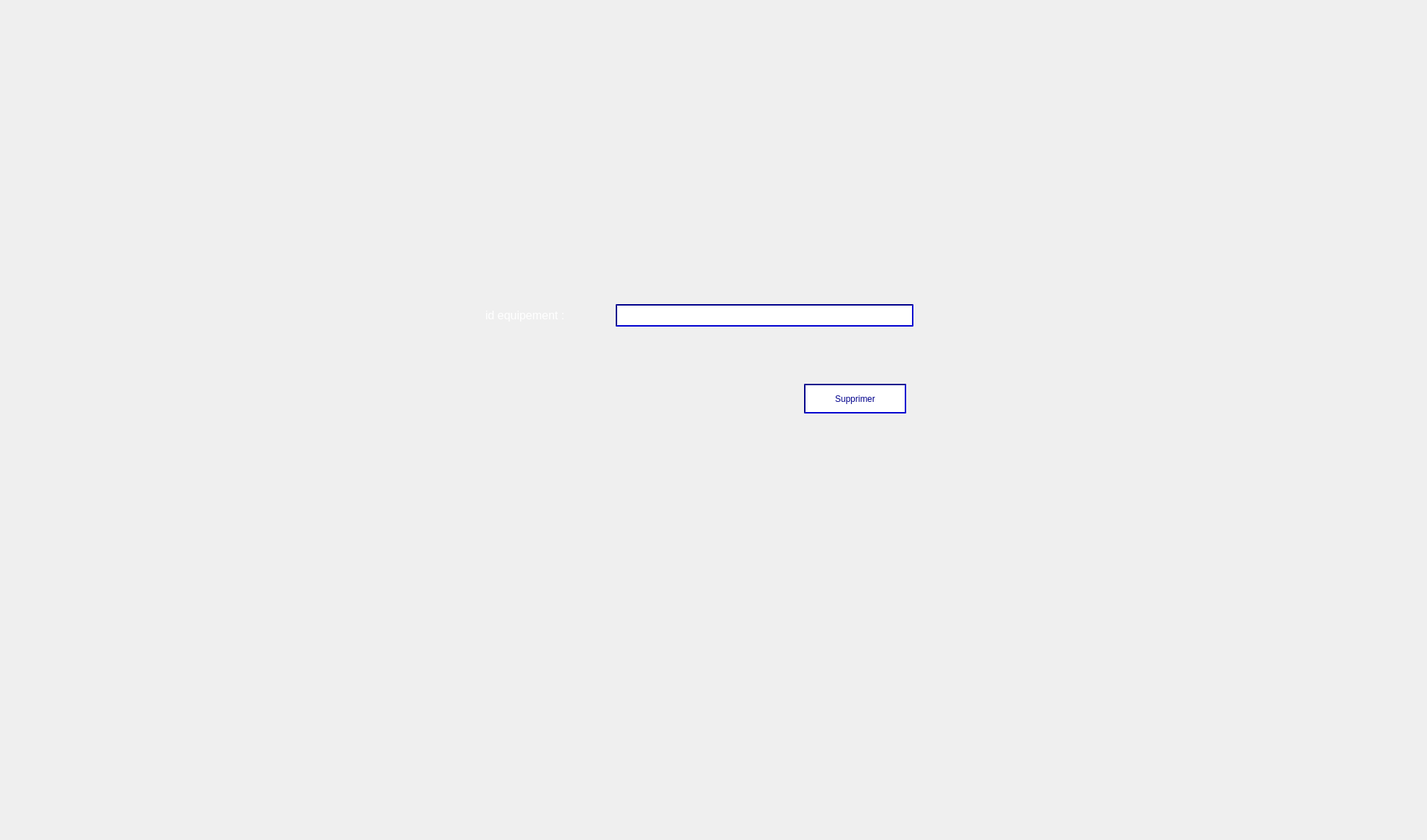
      <widget class="QWidget" name="tab_12">
       <attribute name="title">
        <string>Supprimer equipement</string>
       </attribute>
       <widget class="QLabel" name="label_14">
        <property name="geometry">
         <rect>
          <x>0</x>
          <y>0</y>
          <width>1961</width>
          <height>1151</height>
         </rect>
        </property>
        <property name="text">
         <string/>
        </property>
        <property name="pixmap">
         <pixmap>../../Desktop/2A/Projet_C++/smart.jpg</pixmap>
        </property>
       </widget>
       <widget class="QLineEdit" name="lineEdit_id_supEquip">
        <property name="geometry">
         <rect>
          <x>850</x>
          <y>420</y>
          <width>411</width>
          <height>31</height>
         </rect>
        </property>
        <property name="styleSheet">
         <string notr="true">border-color:darkblue ;
border-style:solid;
border-width:2px;
border-style: inset;</string>
        </property>
       </widget>
       <widget class="QLabel" name="label_26">
        <property name="geometry">
         <rect>
          <x>670</x>
          <y>420</y>
          <width>171</width>
          <height>31</height>
         </rect>
        </property>
        <property name="font">
         <font>
          <pointsize>12</pointsize>
         </font>
        </property>
        <property name="styleSheet">
         <string notr="true">color : white</string>
        </property>
        <property name="text">
         <string>id equipement :</string>
        </property>
       </widget>
       <widget class="QPushButton" name="pushButton_suppEquip">
        <property name="geometry">
         <rect>
          <x>1110</x>
          <y>530</y>
          <width>141</width>
          <height>41</height>
         </rect>
        </property>
        <property name="styleSheet">
         <string notr="true">color:darkblue ;
border-color:darkblue ;
border-style:solid;
border-width:2px;
background:white;
border-style: inset;</string>
        </property>
        <property name="text">
         <string>Supprimer</string>
        </property>
       </widget>
      </widget>
